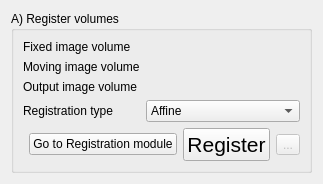
<?xml version="1.0" encoding="UTF-8"?>
<ui version="4.0">
 <class>RegisterWidget</class>
 <widget class="qMRMLWidget" name="RegisterWidget">
  <property name="geometry">
   <rect>
    <x>0</x>
    <y>0</y>
    <width>323</width>
    <height>180</height>
   </rect>
  </property>
  <property name="windowTitle">
   <string>RegisterWidget</string>
  </property>
  <layout class="QVBoxLayout" name="verticalLayout">
   <item>
    <widget class="ctkCollapsibleGroupBox" name="RegisterCollapsibleGroupBox">
     <property name="sizePolicy">
      <sizepolicy hsizetype="Preferred" vsizetype="Minimum">
       <horstretch>0</horstretch>
       <verstretch>0</verstretch>
      </sizepolicy>
     </property>
     <property name="title">
      <string>A) Register volumes</string>
     </property>
     <property name="collapsedHeight">
      <number>5</number>
     </property>
     <layout class="QGridLayout" name="gridLayout_2">
      <item row="4" column="0" colspan="3">
       <layout class="QHBoxLayout" name="horizontalLayout_3">
        <item>
         <spacer name="horizontalSpacer_2">
          <property name="orientation">
           <enum>Qt::Horizontal</enum>
          </property>
          <property name="sizeHint" stdset="0">
           <size>
            <width>40</width>
            <height>20</height>
           </size>
          </property>
         </spacer>
        </item>
        <item>
         <widget class="QPushButton" name="RegisterGoToModulePushButton">
          <property name="toolTip">
           <string>Open the &quot;BrainsFit&quot; module</string>
          </property>
          <property name="text">
           <string>Go to Registration module</string>
          </property>
          <property name="workflow" stdset="0">
           <stringlist>
            <string>2</string>
           </stringlist>
          </property>
         </widget>
        </item>
        <item>
         <widget class="QPushButton" name="RegisterApplyPushButton">
          <property name="font">
           <font>
            <pointsize>16</pointsize>
           </font>
          </property>
          <property name="toolTip">
           <string>&lt;!DOCTYPE HTML PUBLIC &quot;-//W3C//DTD HTML 4.0//EN&quot; &quot;http://www.w3.org/TR/REC-html40/strict.dtd&quot;&gt;
&lt;html&gt;&lt;head&gt;&lt;meta name=&quot;qrichtext&quot; content=&quot;1&quot; /&gt;&lt;style type=&quot;text/css&quot;&gt;
p, li { white-space: pre-wrap; }
&lt;/style&gt;&lt;/head&gt;&lt;body style=&quot; font-family:'MS Shell Dlg 2'; font-size:8.25pt; font-weight:400; font-style:normal;&quot;&gt;
&lt;p style=&quot; margin-top:0px; margin-bottom:0px; margin-left:0px; margin-right:0px; -qt-block-indent:0; text-indent:0px;&quot;&gt;&lt;span style=&quot; font-size:8pt;&quot;&gt;Register image together&lt;/span&gt;&lt;/p&gt;
&lt;p style=&quot;-qt-paragraph-type:empty; margin-top:0px; margin-bottom:0px; margin-left:0px; margin-right:0px; -qt-block-indent:0; text-indent:0px; font-size:8pt;&quot;&gt;&lt;/p&gt;&lt;/body&gt;&lt;/html&gt;</string>
          </property>
          <property name="text">
           <string>Register</string>
          </property>
          <property name="checkable">
           <bool>true</bool>
          </property>
         </widget>
        </item>
        <item>
         <widget class="QToolButton" name="RegisterSaveToolButton">
          <property name="enabled">
           <bool>false</bool>
          </property>
          <property name="toolTip">
           <string>Save the output image</string>
          </property>
          <property name="text">
           <string>...</string>
          </property>
          <property name="workflow" stdset="0">
           <stringlist>
            <string>0</string>
           </stringlist>
          </property>
         </widget>
        </item>
       </layout>
      </item>
      <item row="2" column="0">
       <widget class="QLabel" name="RegisterOutputNodeLabel">
        <property name="sizePolicy">
         <sizepolicy hsizetype="Preferred" vsizetype="Minimum">
          <horstretch>0</horstretch>
          <verstretch>0</verstretch>
         </sizepolicy>
        </property>
        <property name="toolTip">
         <string>&lt;!DOCTYPE HTML PUBLIC &quot;-//W3C//DTD HTML 4.0//EN&quot; &quot;http://www.w3.org/TR/REC-html40/strict.dtd&quot;&gt;
&lt;html&gt;&lt;head&gt;&lt;meta name=&quot;qrichtext&quot; content=&quot;1&quot; /&gt;&lt;style type=&quot;text/css&quot;&gt;
p, li { white-space: pre-wrap; }
&lt;/style&gt;&lt;/head&gt;&lt;body style=&quot; font-family:'MS Shell Dlg 2'; font-size:8.25pt; font-weight:400; font-style:normal;&quot;&gt;
&lt;p style=&quot; margin-top:0px; margin-bottom:0px; margin-left:0px; margin-right:0px; -qt-block-indent:0; text-indent:0px;&quot;&gt;&lt;span style=&quot; font-size:8pt;&quot;&gt;Choose the &lt;/span&gt;&lt;span style=&quot; font-size:8pt; font-weight:600;&quot;&gt;Output skin model&lt;/span&gt;&lt;span style=&quot; font-size:8pt;&quot;&gt; here.&lt;/span&gt;&lt;/p&gt;&lt;/body&gt;&lt;/html&gt;</string>
        </property>
        <property name="text">
         <string>Output image volume</string>
        </property>
        <property name="workflow" stdset="0">
         <stringlist>
          <string>1</string>
          <string>2</string>
          <string></string>
         </stringlist>
        </property>
       </widget>
      </item>
      <item row="0" column="1" colspan="2">
       <widget class="qMRMLNodeComboBox" name="RegisterFixedNodeComboBox">
        <property name="sizePolicy">
         <sizepolicy hsizetype="Expanding" vsizetype="Fixed">
          <horstretch>0</horstretch>
          <verstretch>0</verstretch>
         </sizepolicy>
        </property>
        <property name="toolTip">
         <string>Select the fixed image</string>
        </property>
        <property name="nodeTypes">
         <stringlist>
          <string>vtkMRMLScalarVolumeNode</string>
         </stringlist>
        </property>
        <property name="baseName">
         <string>Fixed</string>
        </property>
        <property name="addEnabled">
         <bool>false</bool>
        </property>
        <property name="workflow" stdset="0">
         <stringlist>
          <string>2</string>
         </stringlist>
        </property>
       </widget>
      </item>
      <item row="0" column="0">
       <widget class="QLabel" name="RegisterFixedNodeLabel">
        <property name="sizePolicy">
         <sizepolicy hsizetype="Preferred" vsizetype="Minimum">
          <horstretch>0</horstretch>
          <verstretch>0</verstretch>
         </sizepolicy>
        </property>
        <property name="text">
         <string>Fixed image volume</string>
        </property>
        <property name="workflow" stdset="0">
         <stringlist>
          <string>2</string>
         </stringlist>
        </property>
       </widget>
      </item>
      <item row="1" column="1" colspan="2">
       <widget class="qMRMLNodeComboBox" name="RegisterMovingNodeComboBox">
        <property name="toolTip">
         <string>Select moving image</string>
        </property>
        <property name="nodeTypes">
         <stringlist>
          <string>vtkMRMLScalarVolumeNode</string>
         </stringlist>
        </property>
        <property name="baseName">
         <string>Moving</string>
        </property>
        <property name="addEnabled">
         <bool>false</bool>
        </property>
        <property name="workflow" stdset="0">
         <stringlist>
          <string>2</string>
         </stringlist>
        </property>
       </widget>
      </item>
      <item row="1" column="0">
       <widget class="QLabel" name="RegisterMovingNodeLabel">
        <property name="sizePolicy">
         <sizepolicy hsizetype="Preferred" vsizetype="Minimum">
          <horstretch>0</horstretch>
          <verstretch>0</verstretch>
         </sizepolicy>
        </property>
        <property name="text">
         <string>Moving image volume</string>
        </property>
        <property name="workflow" stdset="0">
         <stringlist>
          <string>2</string>
         </stringlist>
        </property>
       </widget>
      </item>
      <item row="3" column="0">
       <widget class="QLabel" name="RegisterTypeLabel">
        <property name="text">
         <string>Registration type</string>
        </property>
        <property name="workflow" stdset="0">
         <stringlist>
          <string>1</string>
          <string>2</string>
         </stringlist>
        </property>
       </widget>
      </item>
      <item row="3" column="1" colspan="2">
       <widget class="QComboBox" name="RegisterTypeComboBox">
        <property name="enabled">
         <bool>true</bool>
        </property>
        <property name="currentIndex">
         <number>2</number>
        </property>
        <property name="workflow" stdset="0">
         <stringlist>
          <string>1</string>
          <string>2</string>
         </stringlist>
        </property>
        <item>
         <property name="text">
          <string>Initial</string>
         </property>
        </item>
        <item>
         <property name="text">
          <string>Rigid</string>
         </property>
        </item>
        <item>
         <property name="text">
          <string>Affine</string>
         </property>
        </item>
        <item>
         <property name="text">
          <string>BSpline</string>
         </property>
        </item>
       </widget>
      </item>
      <item row="2" column="1" colspan="2">
       <widget class="qMRMLNodeComboBox" name="RegisterOutputNodeComboBox">
        <property name="enabled">
         <bool>false</bool>
        </property>
        <property name="sizePolicy">
         <sizepolicy hsizetype="Expanding" vsizetype="Fixed">
          <horstretch>0</horstretch>
          <verstretch>0</verstretch>
         </sizepolicy>
        </property>
        <property name="toolTip">
         <string>Select the output image</string>
        </property>
        <property name="nodeTypes">
         <stringlist>
          <string>vtkMRMLScalarVolumeNode</string>
         </stringlist>
        </property>
        <property name="showHidden">
         <bool>true</bool>
        </property>
        <property name="baseName">
         <string/>
        </property>
        <property name="renameEnabled">
         <bool>true</bool>
        </property>
        <property name="workflow" stdset="0">
         <stringlist>
          <string>1</string>
          <string>2</string>
         </stringlist>
        </property>
       </widget>
      </item>
     </layout>
    </widget>
   </item>
  </layout>
 </widget>
 <customwidgets>
  <customwidget>
   <class>qMRMLNodeComboBox</class>
   <extends>QWidget</extends>
   <header>qMRMLNodeComboBox.h</header>
  </customwidget>
  <customwidget>
   <class>qMRMLWidget</class>
   <extends>QWidget</extends>
   <header>qMRMLWidget.h</header>
   <container>1</container>
  </customwidget>
  <customwidget>
   <class>ctkCollapsibleGroupBox</class>
   <extends>QGroupBox</extends>
   <header>ctkCollapsibleGroupBox.h</header>
   <container>1</container>
  </customwidget>
 </customwidgets>
 <resources/>
 <connections>
  <connection>
   <sender>RegisterWidget</sender>
   <signal>mrmlSceneChanged(vtkMRMLScene*)</signal>
   <receiver>RegisterFixedNodeComboBox</receiver>
   <slot>setMRMLScene(vtkMRMLScene*)</slot>
   <hints>
    <hint type="sourcelabel">
     <x>161</x>
     <y>141</y>
    </hint>
    <hint type="destinationlabel">
     <x>242</x>
     <y>41</y>
    </hint>
   </hints>
  </connection>
  <connection>
   <sender>RegisterWidget</sender>
   <signal>mrmlSceneChanged(vtkMRMLScene*)</signal>
   <receiver>RegisterMovingNodeComboBox</receiver>
   <slot>setMRMLScene(vtkMRMLScene*)</slot>
   <hints>
    <hint type="sourcelabel">
     <x>161</x>
     <y>141</y>
    </hint>
    <hint type="destinationlabel">
     <x>242</x>
     <y>67</y>
    </hint>
   </hints>
  </connection>
  <connection>
   <sender>RegisterWidget</sender>
   <signal>mrmlSceneChanged(vtkMRMLScene*)</signal>
   <receiver>RegisterOutputNodeComboBox</receiver>
   <slot>setMRMLScene(vtkMRMLScene*)</slot>
   <hints>
    <hint type="sourcelabel">
     <x>161</x>
     <y>141</y>
    </hint>
    <hint type="destinationlabel">
     <x>226</x>
     <y>93</y>
    </hint>
   </hints>
  </connection>
 </connections>
</ui>
